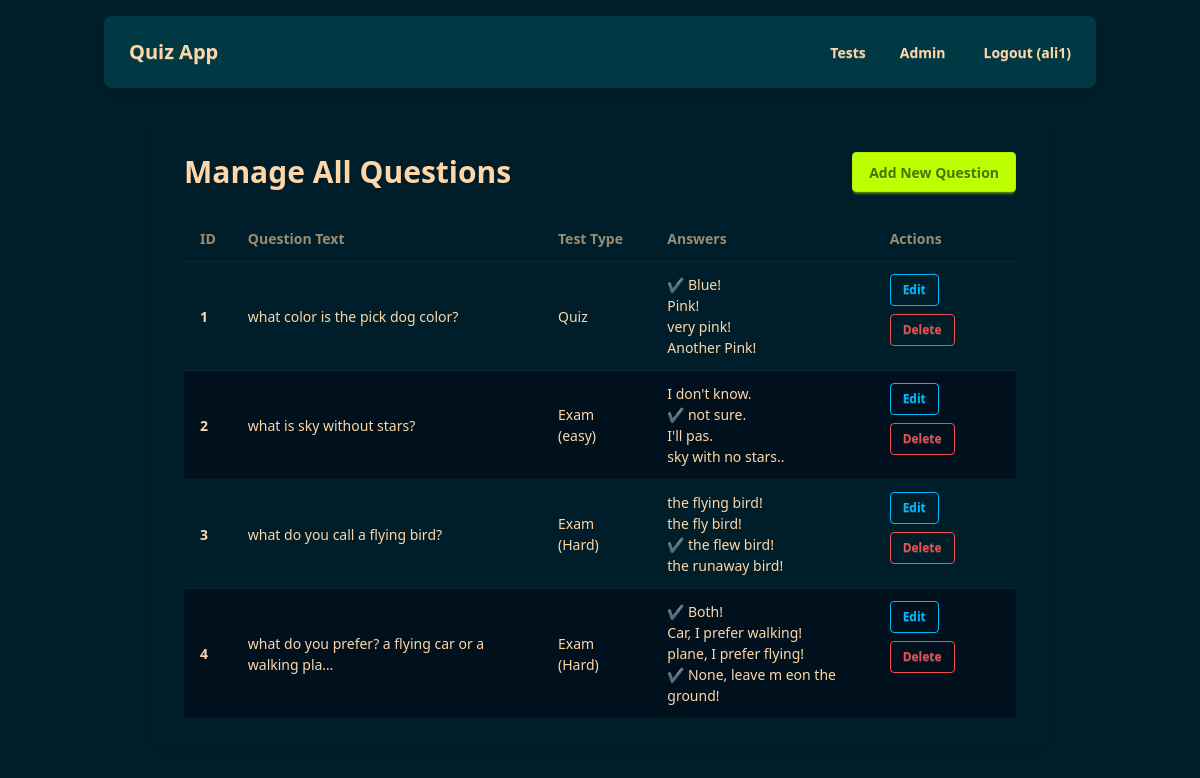
The page /quiz/admin/questions/ (signed in) on the database as committed earlier.
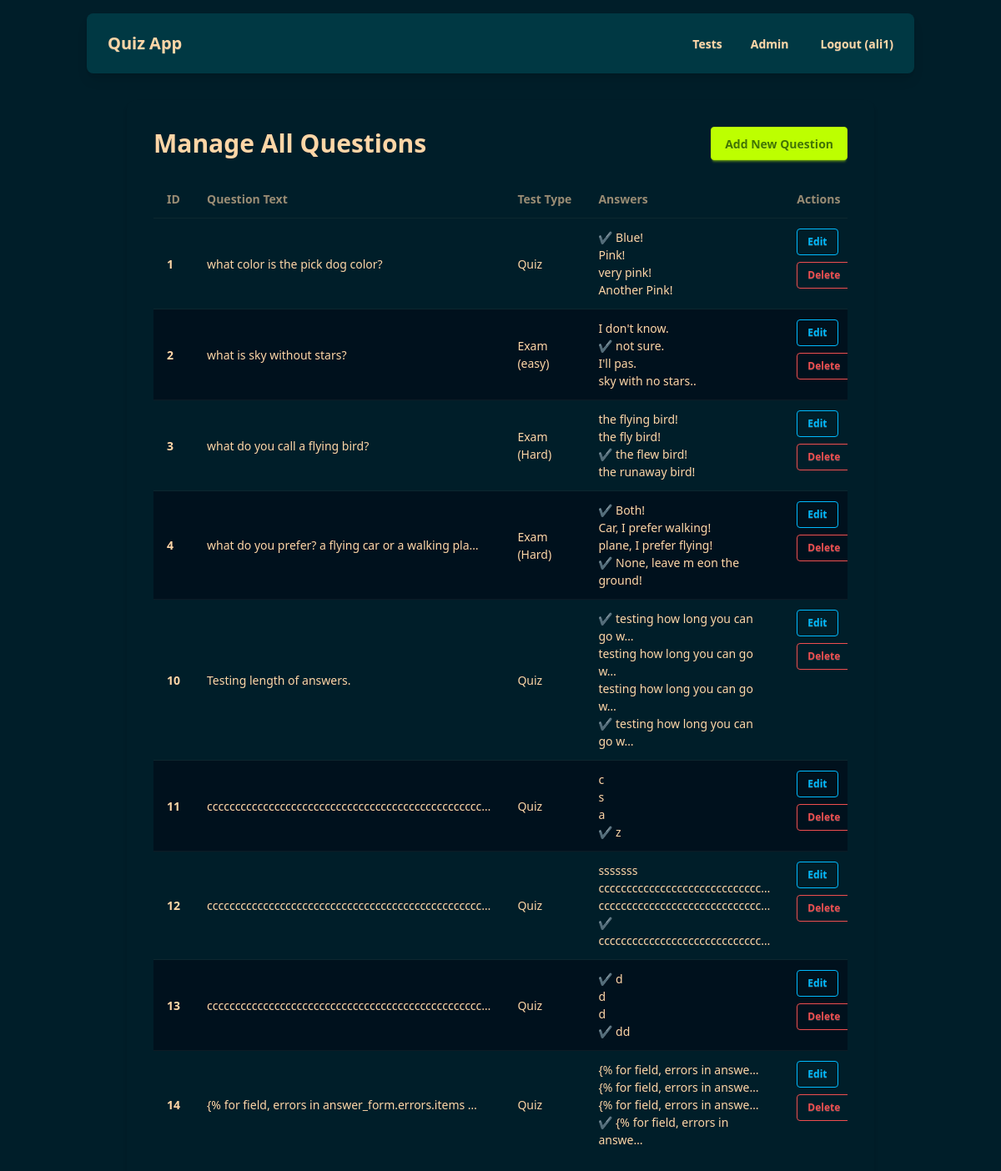
The same page on the database as committed later.
### quiz/models.py (models this page shows, shortened)
class Question(models.Model):
    test = models.ForeignKey(Test, related_name='questions', on_delete=models.CASCADE)
    text = models.TextField()
    image = models.ImageField(upload_to='question_images/', blank=True, null=True)
    explanation = models.TextField(blank=True)

class Test(models.Model):
    name = models.CharField(max_length=255)
    description = models.TextField(blank=True)
    test_type = models.CharField(max_length=10, choices=TEST_TYPES, default='learning')
    position = models.PositiveIntegerField(default=0, help_text="Display order of the test")
    class Meta:
        ordering = ['position', 'name']

class Answer(models.Model):
    question = models.ForeignKey(Question, related_name='answers', on_delete=models.CASCADE)
    text = models.CharField(max_length=1000)
    is_correct = models.BooleanField(default=False)

### quiz/views.py (the view)
# urls.py: path('admin/questions/', custom_admin_questions, name='custom_admin_questions'),
@user_passes_test(is_staff_check)
def custom_admin_questions(request, test_id=None): # <--- Added optional test_id parameter
    questions_queryset = Question.objects.all().select_related('test').prefetch_related('answers')
    test_obj = None # Initialize test_obj to None
    if test_id:
        test_obj = get_object_or_404(Test, id=test_id)
        questions_queryset = questions_queryset.filter(test=test_obj) # Filter by the specific test
    context = {
        'questions': questions_queryset,
        'test_obj': test_obj, # Pass the Test object to the template
    }
    return render(request, 'quiz/custom_admin/questions_list.html', context)

### quiz/views.py (called while the page is built)
def is_staff_check(user):
    return user.is_staff

### quiz/templates/quiz/custom_admin/questions_list.html (shortened to what this page needs)
{% extends 'quiz/base.html' %}
{% block content %}
<div class="max-w-4xl mx-auto bg-base-100 p-8 rounded-xl shadow-md">
    <div class="flex justify-between items-center mb-6">
        <h2 class="text-3xl font-bold">
            {% if test_obj %}
                Manage Questions for "{{ test_obj.name }}"
            {% else %}
                Manage All Questions
            {% endif %}
        </h2>
        <div class="flex flex-wrap gap-2">
            {% if test_obj %}
                <a href="{% url 'custom_admin_add_question_to_test' test_obj.id %}" class="btn btn-primary">Add Question to This Test</a>
                <a href="{% url 'custom_admin_questions' %}" class="btn btn-secondary">View All Questions</a>
            {% else %}
                <a href="{% url 'custom_admin_add_question' %}?next={{ request.get_full_path|urlencode }}" class="btn btn-primary">Add New Question</a>
            {% endif %}
        </div>
    </div>
    {% if questions %}
        <div class="overflow-x-auto">
            <table class="table w-full table-zebra">
                <thead>
                    <tr>
                        <th>ID</th>
                        <th>Question Text</th>
                        <th>Test Type</th>
                        <th>Answers</th>
                        <th>Actions</th>
                    </tr>
                </thead>
                <tbody>
                    {% for question in questions %}
                    <tr>
                        <th>{{ question.id }}</th>
                        <td>{{ question.text|truncatechars:50 }}</td>
                        <td>{{ question.test.name }}</td>
                        <td>
                            <ul>
                                {% for answer in question.answers.all %}
                                    <li>{% if answer.is_correct %}<span class="font-bold text-success">✔</span>{% endif %} {{ answer.text|truncatechars:30 }}</li>
                                {% endfor %}
                            </ul>
                        </td>
                        <td class="flex flex-wrap gap-2">
                            <a href="{% url 'custom_admin_edit_question' question.id %}?next={{ request.get_full_path|urlencode }}" class="btn btn-sm btn-outline btn-info">Edit</a>
                            <a href="{% url 'custom_admin_delete_question' question.id %}?next={{ request.get_full_path|urlencode }}" class="btn btn-sm btn-outline btn-error">Delete</a>
                        </td>
                    </tr>
                    {% endfor %}
                </tbody>
            </table>
        </div>
    {% endif %}
</div>
{% endblock %}

Rows that differ between the two databases and show on the page:
added Question: id "10", text "Testing length of answers.", test.name "Quiz"
added Answer: text "testing how long you can go w…", shown under "10"
added Answer: text "testing how long you can go w…", shown under "10"
added Answer: text "testing how long you can go w…", shown under "10"
added Answer: text "testing how long you can go w…", shown under "10"
added Question: id "11", text "ccccccccccccccccccccccccccccccccccccccccccccccccc…", test.name "Quiz"
added Answer: text "c", shown under "11"
added Answer: text "s", shown under "11"
added Answer: text "a", shown under "11"
added Answer: text "z", shown under "11"
added Question: id "12", text "ccccccccccccccccccccccccccccccccccccccccccccccccc…", test.name "Quiz"
added Answer: text "sssssss", shown under "12"
added Answer: text "ccccccccccccccccccccccccccccc…", shown under "12"
added Answer: text "ccccccccccccccccccccccccccccc…", shown under "12"
added Answer: text "ccccccccccccccccccccccccccccc…", shown under "12"
added Question: id "13", text "ccccccccccccccccccccccccccccccccccccccccccccccccc…", test.name "Quiz"
added Answer: text "d", shown under "13"
added Answer: text "d", shown under "13"
added Answer: text "d", shown under "13"
added Answer: text "dd", shown under "13"
added Question: id "14", text "{% for field, errors in answer_form.errors.items …", test.name "Quiz"
added Answer: text "{% for field, errors in answe…", shown under "14"
added Answer: text "{% for field, errors in answe…", shown under "14"
added Answer: text "{% for field, errors in answe…", shown under "14"
added Answer: text "{% for field, errors in answe…", shown under "14"
